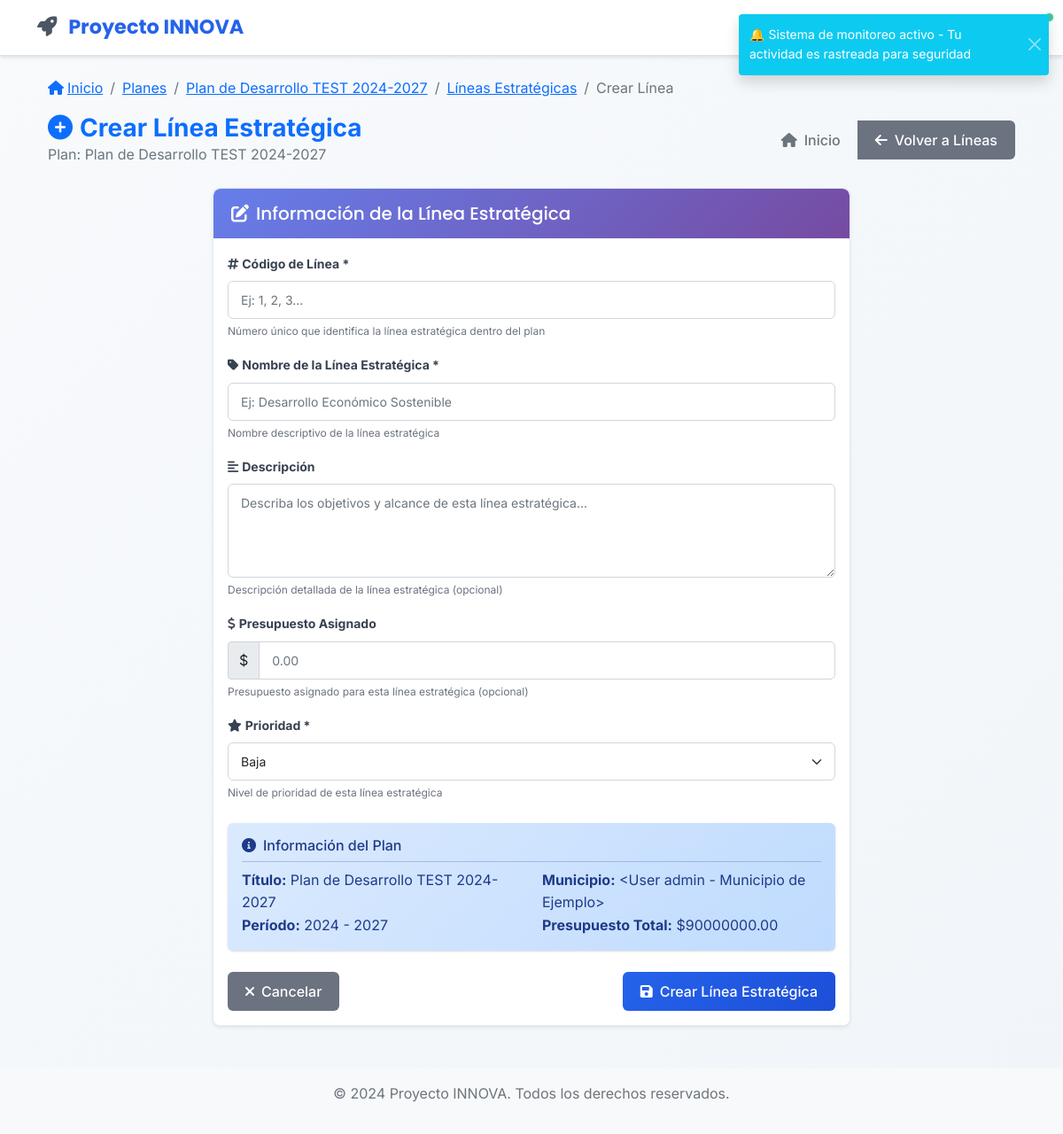
Page /planes/1/lineas/crear (signed in) on the committed database.
### app/models/plan_desarrollo.py (models this page shows, shortened)
class PlanDesarrollo(db.Model):
    __tablename__ = 'planes_desarrollo'
    id = db.Column(db.Integer, primary_key=True)
    titulo = db.Column(db.String(200), nullable=False)
    descripcion = db.Column(db.Text)
    anio_inicio = db.Column(db.Integer, nullable=False)
    anio_fin = db.Column(db.Integer, nullable=False)
    estado = db.Column(db.String(20), default='borrador')  # borrador, activo, finalizado, cancelado
    municipio_id = db.Column(db.Integer, db.ForeignKey('users.id'), nullable=False)
    municipio = db.relationship('User', backref=db.backref('planes_desarrollo', lazy=True))
    created_at = db.Column(db.DateTime, default=datetime.utcnow)
    updated_at = db.Column(db.DateTime, default=datetime.utcnow, onupdate=datetime.utcnow)
    presupuesto_total = db.Column(db.Float, default=0.0)
    prioridad = db.Column(db.String(20), default='media')  # baja, media, alta, critica

### app/models/user.py (models this page shows, shortened)
class User(UserMixin, db.Model):
    __tablename__ = 'users'
    id = db.Column(db.Integer, primary_key=True)
    username = db.Column(db.String(64), unique=True, nullable=False, index=True)
    email = db.Column(db.String(120), unique=True, nullable=False, index=True)
    password_hash = db.Column(db.String(256), nullable=False)
    first_name = db.Column(db.String(64), nullable=False)
    last_name = db.Column(db.String(64), nullable=False)
    position = db.Column(db.String(100))  # Cargo en la alcaldía
    municipality = db.Column(db.String(100), nullable=False)  # Nombre de la alcaldía
    department = db.Column(db.String(100), nullable=False)  # Departamento/Estado
    municipality_code = db.Column(db.String(20))  # Código único de la alcaldía
    is_active = db.Column(db.Boolean, default=True)
    created_at = db.Column(db.DateTime, default=datetime.utcnow)
    updated_at = db.Column(db.DateTime, default=datetime.utcnow, onupdate=datetime.utcnow)
    last_login = db.Column(db.DateTime)
    legacy_role = db.Column(db.String(20), default='viewer')  # Mantener para compatibilidad
    active_roles = db.relationship('UserRole',
                                 foreign_keys='UserRole.user_id',
                                 lazy=True,
                                 primaryjoin="and_(User.id==UserRole.user_id, UserRole.is_active==True)")
    user_roles = db.relationship('UserRole',
                               foreign_keys='UserRole.user_id',
                               lazy=True,
                               overlaps="active_roles")
    @property
    def password(self):
        raise AttributeError('La contraseña no es un atributo legible')
    @property
    def role(self):
        return self.legacy_role
    def is_admin(self):
        if self.active_roles:
            admin_names = ['admin', 'administrador']
            return any(ur.role.name.lower() in admin_names for ur in self.active_roles)
        return self.legacy_role == 'admin'
    def __repr__(self):
        return f'<User {self.username} - {self.municipality}>'

### app/views/planes.py (the view, shortened to what this page needs)
@planes_bp.route('/<int:plan_id>/lineas/crear', methods=['GET', 'POST'])
@login_required
def crear_linea(plan_id):
    plan = get_plan_or_404(plan_id, current_user)
    form = LineaEstrategicaForm()
    return render_template('planes/crear_linea.html', title='Crear Línea Estratégica', form=form, plan=plan)

### app/views/planes.py (called while the page is built)
def get_plan_or_404(plan_id, current_user):
    puede_ver_global = current_user.is_admin() or current_user.is_editor()
    if puede_ver_global:
        plan = PlanDesarrollo.query.filter_by(id=plan_id).first_or_404()
    else:
        plan = PlanDesarrollo.query.filter_by(id=plan_id, municipio=current_user).first_or_404()
    return plan

### app/templates/planes/crear_linea.html (shortened to what this page needs)
{% extends "base.html" %}
{% block content %}
<div class="container-fluid mt-4">
    <div class="row mb-4">
        <div class="col-12">
            <nav aria-label="breadcrumb" class="mb-3">
                <ol class="breadcrumb">
                    <li class="breadcrumb-item">
                        <a href="{{ url_for('main.dashboard') }}">
                            <i class="fas fa-home me-1"></i>Inicio
                        </a>
                    </li>
                    <li class="breadcrumb-item">
                        <a href="{{ url_for('planes.index') }}">Planes</a>
                    </li>
                    <li class="breadcrumb-item">
                        <a href="{{ url_for('planes.ver', plan_id=plan.id) }}">{{ plan.titulo }}</a>
                    </li>
                    <li class="breadcrumb-item">
                        <a href="{{ url_for('planes.lineas', plan_id=plan.id) }}">Líneas Estratégicas</a>
                    </li>
                    <li class="breadcrumb-item active">Crear Línea</li>
                </ol>
            </nav>
            <div class="d-flex justify-content-between align-items-center">
                <div>
                    <h1 class="h3 mb-0 text-primary fw-bold">
                        <i class="fas fa-plus-circle me-2"></i>Crear Línea Estratégica
                    </h1>
                    <p class="text-muted mb-0">Plan: {{ plan.titulo }}</p>
                </div>
                <div class="btn-group">
                    <a href="{{ url_for('main.dashboard') }}" class="btn btn-outline-secondary">
                        <i class="fas fa-home me-2"></i>Inicio
                    </a>
                    <a href="{{ url_for('planes.lineas', plan_id=plan.id) }}" class="btn btn-secondary">
                        <i class="fas fa-arrow-left me-2"></i>Volver a Líneas
                    </a>
                </div>
            </div>
        </div>
    </div>
    <div class="row">
        <div class="col-lg-8 mx-auto">
            <div class="card shadow-sm">
                <div class="card-header bg-primary text-white">
                    <h5 class="mb-0">
                        <i class="fas fa-edit me-2"></i>Información de la Línea Estratégica
                    </h5>
                </div>
                <div class="card-body">
                    <form method="POST">
                        <div class="mb-3">
                            <label for="cod_linea" class="form-label fw-bold">
                                <i class="fas fa-hashtag me-1"></i>Código de Línea *
                            </label>
                            {{ form.cod_linea(class="form-control", placeholder="Ej: 1, 2, 3...") }}
                            <div class="form-text">Número único que identifica la línea estratégica dentro del plan</div>
                        </div>
                        <div class="mb-3">
                            <label for="nombre" class="form-label fw-bold">
                                <i class="fas fa-tag me-1"></i>Nombre de la Línea Estratégica *
                            </label>
                            {{ form.nombre(class="form-control", placeholder="Ej: Desarrollo Económico Sostenible") }}
                            <div class="form-text">Nombre descriptivo de la línea estratégica</div>
                        </div>
                        <div class="mb-3">
                            <label for="descripcion" class="form-label fw-bold">
                                <i class="fas fa-align-left me-1"></i>Descripción
                            </label>
                            {{ form.descripcion(class="form-control", rows="4", placeholder="Describa los objetivos y alcance de esta línea estratégica...") }}
                            <div class="form-text">Descripción detallada de la línea estratégica (opcional)</div>
                        </div>
                        <div class="mb-3">
                            <label for="presupuesto_asignado" class="form-label fw-bold">
                                <i class="fas fa-dollar-sign me-1"></i>Presupuesto Asignado
                            </label>
                            <div class="input-group">
                                <span class="input-group-text">$</span>
                                {{ form.presupuesto_asignado(class="form-control", placeholder="0.00") }}
                            </div>
                            <div class="form-text">Presupuesto asignado para esta línea estratégica (opcional)</div>
                        </div>
                        <div class="mb-4">
                            <label for="prioridad" class="form-label fw-bold">
                                <i class="fas fa-star me-1"></i>Prioridad *
                            </label>
                            {{ form.prioridad(class="form-select") }}
                            <div class="form-text">Nivel de prioridad de esta línea estratégica</div>
                        </div>
                        <div class="alert alert-info border-0">
                            <h6 class="alert-heading">
                                <i class="fas fa-info-circle me-2"></i>Información del Plan
                            </h6>
                            <hr class="my-2">
                            <div class="row">
                                <div class="col-md-6">
                                    <strong>Título:</strong> {{ plan.titulo }}
                                </div>
                                <div class="col-md-6">
                                    <strong>Municipio:</strong> {{ plan.municipio }}
                                </div>
                                <div class="col-md-6">
                                    <strong>Período:</strong> {{ plan.anio_inicio }} - {{ plan.anio_fin }}
                                </div>
                                <div class="col-md-6">
                                    <strong>Presupuesto Total:</strong> ${{ "%.2f"|format(plan.presupuesto_total) }}
                                </div>
                            </div>
                        </div>
                        <div class="d-flex justify-content-between mt-4">
                            <a href="{{ url_for('planes.lineas', plan_id=plan.id) }}" class="btn btn-secondary">
                                <i class="fas fa-times me-2"></i>Cancelar
                            </a>
                            <button type="submit" class="btn btn-primary">
                                <i class="fas fa-save me-2"></i>Crear Línea Estratégica
                            </button>
                        </div>
                    </form>
                </div>
            </div>
        </div>
    </div>
</div>
{% endblock %}

### app/static/css/style.css (style rules this page uses)
:root { --primary-color: #2563eb; --primary-dark: #1d4ed8; --primary-light: #3b82f6; --secondary-color: #64748b; --success-color: #10b981; --warning-color: #f59e0b; --danger-color: #ef4444; --info-color: #06b6d4; --bg-primary: #ffffff; --bg-secondary: #f8fafc; --bg-tertiary: #f1f5f9; --bg-gradient: linear-gradient(135deg, #667eea 0%, #764ba2 100%); --text-primary: #1e293b; --text-secondary: #64748b; --text-muted: #94a3b8; --border-color: #e2e8f0; --shadow: 0 1px 3px 0 rgba(0, 0, 0, 0.1), 0 1px 2px 0 rgba(0, 0, 0, 0.06); --shadow-lg: 0 10px 15px -3px rgba(0, 0, 0, 0.1), 0 4px 6px -2px rgba(0, 0, 0, 0.05); --border-radius: 8px; --border-radius-lg: 12px; }
body { background: linear-gradient(135deg, #f8fafc 0%, #f1f5f9 100%); min-height: 100vh; font-family: 'Inter', -apple-system, BlinkMacSystemFont, 'Segoe UI', Roboto, sans-serif; color: var(--text-primary); line-height: 1.6; }
.card { border: 1px solid var(--border-color); border-radius: var(--border-radius); box-shadow: var(--shadow); background: var(--bg-primary); transition: all 0.3s ease; overflow: hidden; }
.card-header { background: var(--primary-color); color: white; border: none; font-family: 'Poppins', sans-serif; font-weight: 600; padding: 1rem 1.25rem; }
.card-body { background: var(--bg-primary); }
.btn { border-radius: var(--border-radius); font-family: 'Inter', sans-serif; font-weight: 500; padding: 0.625rem 1.25rem; transition: all 0.2s ease; border: none; position: relative; overflow: hidden; }
.btn-primary { background: var(--primary-color); color: white; }
.form-control { border-radius: var(--border-radius); border: 2px solid var(--border-color); background: var(--bg-primary); font-family: 'Inter', sans-serif; font-size: 0.95rem; padding: 0.75rem 1rem; transition: all 0.3s cubic-bezier(0.4, 0, 0.2, 1); }
.form-label { font-family: 'Inter', sans-serif; font-weight: 600; color: var(--text-primary); margin-bottom: 0.5rem; }
.alert { border-radius: var(--border-radius); border: none; font-family: 'Inter', sans-serif; box-shadow: var(--shadow); }
.alert-info { background: linear-gradient(135deg, #dbeafe 0%, #bfdbfe 100%); color: #1e3a8a; }
.btn-primary { background: linear-gradient(135deg, #667eea 0%, #764ba2 100%); color: white; position: relative; overflow: hidden; }
.btn-primary::before { content: ''; position: absolute; top: 0; left: -100%; width: 100%; height: 100%; background: linear-gradient(90deg, transparent, rgba(255, 255, 255, 0.2), transparent); transition: left 0.5s; }
.card-header { background: linear-gradient(135deg, #667eea 0%, #764ba2 100%); color: white; border: none; font-family: 'Poppins', sans-serif; font-weight: 600; padding: 1rem 1.25rem; position: relative; overflow: hidden; }
.card-header::before { content: ''; position: absolute; top: 0; left: -100%; width: 100%; height: 100%; background: linear-gradient(90deg, transparent, rgba(255, 255, 255, 0.1), transparent); transition: left 0.7s; }

### app/templates/planes/crear_linea.html (style rules this page uses)
.card { border: 1px solid #e2e8f0; border-radius: 8px; box-shadow: 0 1px 3px 0 rgba(0, 0, 0, 0.1); }
.card-header { border: none; border-radius: 8px 8px 0 0 !important; font-weight: 600; padding: 1rem 1.25rem; }
.form-label { color: #374151; font-size: 0.875rem; font-weight: 600; margin-bottom: 0.5rem; }
.form-control, .form-select { border: 1px solid #d1d5db; border-radius: 6px; padding: 0.625rem 0.875rem; font-size: 0.875rem; }
.btn { border-radius: 6px; font-weight: 500; padding: 0.625rem 1.25rem; }
.btn-primary { background: linear-gradient(135deg, #2563eb 0%, #1d4ed8 100%); border: none; transition: all 0.3s ease; }
.btn-secondary { background: #6b7280; border: none; transition: all 0.3s ease; }
.alert { border-radius: 6px; }
.form-text { font-size: 0.75rem; color: #6b7280; }

### rows in the picture
PlanDesarrollo: titulo "Plan de Desarrollo TEST 2024-2027", anio_inicio "2024", anio_fin "2027", presupuesto_total "90000000.00"
User: municipio "<User admin - Municipio de Ejemplo>"
